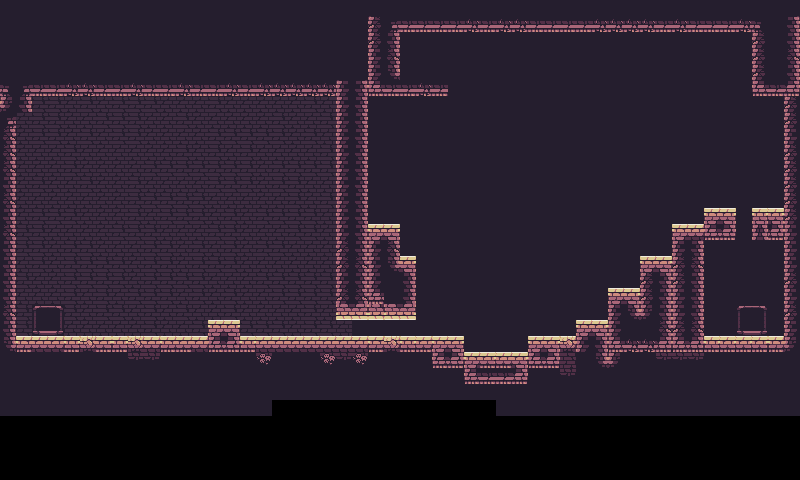

The image is a tile-based game level rendered from a .tmx file. Its description and source (layers, tilesets, objects; grid data summarised) follow:
An orthogonal 50x30 tile map with 16x16 px tiles, 4 tile layers (BG, Ground, Tile Layer 4, Platform).

<map version="1.10" tiledversion="1.11.0" orientation="orthogonal" renderorder="right-down" width="50" height="30" tilewidth="16" tileheight="16" infinite="0" nextlayerid="12" nextobjectid="1">
 <tileset firstgid="1" source="desert-ruins_adjust.tsx" />
 <layer id="1" name="BG" width="50" height="30">
  <data>[1500 cells, 1024 non-empty, 3 distinct tile ids]</data>
 </layer>
 <layer id="8" name="Ground" width="50" height="30">
  <data>[1500 cells, 1279 non-empty, 26 distinct tile ids]</data>
 </layer>
 <layer id="11" name="Tile Layer 4" width="50" height="30">
  <data>[1500 cells, 296 non-empty, 2 distinct tile ids]</data>
 </layer>
 <layer id="10" name="Platform" width="50" height="30">
  <data>[1500 cells, 170 non-empty, 24 distinct tile ids]</data>
 </layer>
</map>
